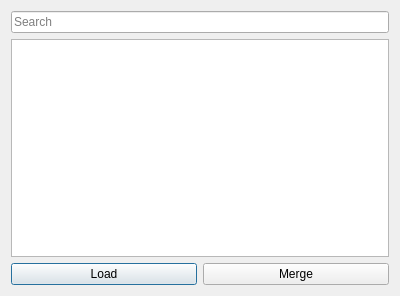
<?xml version="1.0" encoding="UTF-8"?>
<ui version="4.0">
 <class>Dialog</class>
 <widget class="QDialog" name="Dialog">
  <property name="windowModality">
   <enum>Qt::WindowModal</enum>
  </property>
  <property name="geometry">
   <rect>
    <x>0</x>
    <y>0</y>
    <width>400</width>
    <height>296</height>
   </rect>
  </property>
  <property name="windowTitle">
   <string>Open Pattern</string>
  </property>
  <property name="modal">
   <bool>true</bool>
  </property>
  <layout class="QVBoxLayout" name="verticalLayout">
   <item>
    <widget class="QLineEdit" name="searchBar">
     <property name="enabled">
      <bool>true</bool>
     </property>
     <property name="placeholderText">
      <string>Search</string>
     </property>
    </widget>
   </item>
   <item>
    <widget class="QTableView" name="table">
     <property name="horizontalScrollBarPolicy">
      <enum>Qt::ScrollBarAlwaysOff</enum>
     </property>
     <property name="sizeAdjustPolicy">
      <enum>QAbstractScrollArea::AdjustToContentsOnFirstShow</enum>
     </property>
     <property name="autoScroll">
      <bool>false</bool>
     </property>
     <property name="editTriggers">
      <set>QAbstractItemView::NoEditTriggers</set>
     </property>
     <property name="verticalScrollMode">
      <enum>QAbstractItemView::ScrollPerPixel</enum>
     </property>
     <property name="showGrid">
      <bool>false</bool>
     </property>
     <attribute name="horizontalHeaderVisible">
      <bool>false</bool>
     </attribute>
     <attribute name="horizontalHeaderMinimumSectionSize">
      <number>50</number>
     </attribute>
     <attribute name="horizontalHeaderDefaultSectionSize">
      <number>75</number>
     </attribute>
     <attribute name="verticalHeaderVisible">
      <bool>false</bool>
     </attribute>
     <attribute name="verticalHeaderMinimumSectionSize">
      <number>50</number>
     </attribute>
     <attribute name="verticalHeaderDefaultSectionSize">
      <number>75</number>
     </attribute>
    </widget>
   </item>
   <item>
    <layout class="QHBoxLayout" name="horizontalLayout">
     <item>
      <widget class="QPushButton" name="loadButton">
       <property name="text">
        <string>Load</string>
       </property>
      </widget>
     </item>
     <item>
      <widget class="QPushButton" name="mergeButton">
       <property name="text">
        <string>Merge</string>
       </property>
      </widget>
     </item>
    </layout>
   </item>
  </layout>
 </widget>
 <resources/>
 <connections/>
</ui>
